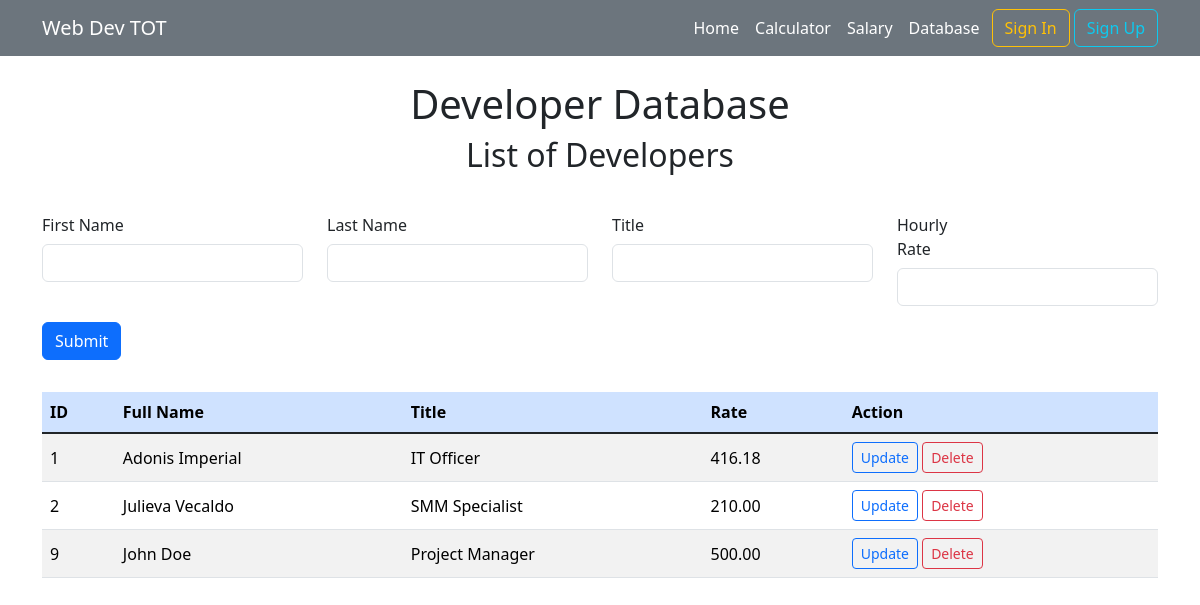
The page /developer_crud.php on the database its author committed.
### tables this page shows
CREATE TABLE `developer` (
  `developer_id` int(11) NOT NULL,
  `first_name` varchar(35) NOT NULL,
  `last_name` varchar(35) NOT NULL,
  `title` varchar(20) DEFAULT NULL,
  `hourly_rate` decimal(6,2) DEFAULT NULL
);

### classes/Developer.php (called while the page is built, shortened)
<?php
    Class Developer {
        public $conn;
        function __construct($db) {
            $this->conn = $db;
        }
        function readDeveloper() {
            $query = "SELECT * FROM developer";
            $stmt = $this->conn->prepare($query);
            $stmt->execute();
            return $stmt;
        }
    }
?>

### developer_crud.php (the view, shortened to what this page needs)
<?php
    include_once "classes/Developer.php";
    include_once "header.php";
    $database = new Database();
    $db = $database->getConnection();
    $developer = new Developer($db);
    $view_developer = $developer->readDeveloper();
?>
<div class="container mt-4">
    <div class="row justify-content-center text-center">
        <h1>Developer Database</h1>
        <h2>List of Developers</h2>
    </div>
    <div class="row mt-4">
        <form method="POST">
            <div class="mb-3 row">
                <div class="col-md-3 mb-3">
                    <label class="col-4 col-form-label">First Name</label>
                    <input type="text" class="form-control" name="first_name" required>
                </div>
                <div class="col-md-3 mb-3">
                    <label class="col-4 col-form-label">Last Name</label>
                    <input type="text" class="form-control" name="last_name" required>
                </div>
                <div class="col-md-3 mb-3">
                    <label class="col-4 col-form-label">Title</label>
                    <input type="text" class="form-control" name="title">
                </div>
                <div class="col-md-3 mb-3">
                    <label class="col-4 col-form-label">Hourly Rate</label>
                    <input type="text" class="form-control" name="hourly_rate">
                </div>
                <div class="col-auto">
                    <button type="submit" class="btn btn-primary" name="btnAdd">Submit</button>
                </div>
            </div>
        </form>
    </div>
    <div class="row justify-content-center align-items-center g-2 mt-2">
        <div class="table-responsive">
            <table class="table table-striped table-hover align-middle">
                <thead>
                    <tr class="table-primary">
                        <th>ID</th>
                        <th>Full Name</th>
                        <th>Title</th>
                        <th>Rate</th>
                        <th>Action</th>
                    </tr>
                </thead>
                <tbody class="table-group-divider">
                    <?php
                        while($row = $view_developer->fetchAll()) {
                            foreach ($row as $developer_data) {
                                echo
                                "<tr>
                                    <td>" . $developer_data["developer_id"] . "</td>
                                    <td>" . $developer_data["first_name"] . " " . $developer_data["last_name"] . "</td>
                                    <td>" . $developer_data["title"] . "</td>
                                    <td>" . $developer_data["hourly_rate"] . "</td>
                                    <td>
                                        <a href='#' type='button' class='btn btn-sm btn-outline-primary' data-bs-toggle='modal' data-bs-target='#updateDeveloper'
                                        data-id='" . $developer_data["developer_id"] . "'
                                        data-desc1='" . $developer_data["first_name"] . "'
                                        data-desc2='" . $developer_data["last_name"] . "'
                                        data-desc3='" . $developer_data["title"] . "'
                                        data-desc4='" . $developer_data["hourly_rate"] . "'>Update
                                        </a>
                                        <a href='#' type='button' class='btn btn-sm btn-outline-danger' data-bs-toggle='modal' data-bs-target='#deleteDeveloper'
                                        data-id='". $developer_data["developer_id"] ."'
                                        data-desc1='" . $developer_data["first_name"] . "'
                                        data-desc2='" . $developer_data["last_name"] . "'>Delete
                                        </a>
                                    </td>
                                </tr>";
                            }
                        }
                    ?>
                </tbody>
            </table>
        </div>
    </div>
</div>
<?php include_once "footer.php"; ?>

### header.php (shortened to what this page needs)
<!DOCTYPE html>
<html lang="en">
<head>
    <link href="https://cdn.jsdelivr.net/npm/bootstrap@5.3.2/dist/css/bootstrap.min.css" rel="stylesheet">
</head>
<body>
    <nav class="navbar navbar-expand-sm navbar-dark bg-secondary">
        <div class="container menu">
            <a class="navbar-brand" href="#">Web Dev TOT</a>
            <div class="collapse navbar-collapse" id="collapsibleNavId">
                <ul class="navbar-nav ms-auto mt-2 mt-lg-0">
                    <li class="nav-item">
                        <a class="nav-link active" href="index.php" aria-current="page">Home<span class="visually-hidden">(current)</span></a>
                    </li>
                    <li class="nav-item">
                        <a class="nav-link active" href="skill_calculator.php">Calculator</a>
                    </li>
                    <li class="nav-item">
                        <a class="nav-link active" href="salary_calculator.php">Salary</a>
                    </li>
                    <li class="nav-item">
                        <a class="nav-link active" href="developer_crud.php">Database</a>
                    </li>
                </ul>
                <span class="ms-1"><button type="button" class="btn btn-outline-warning" data-bs-toggle="modal" data-bs-target="#modalSignin">Sign In</button></span>
                <span class="ms-1"></span><button type="button" class="btn btn-outline-info" data-bs-toggle="modal" data-bs-target="#modalSignup">Sign Up</button></span>
            </div>
        </div>
    </nav>

### footer.php (shortened to what this page needs)
</body>
</html>

### rows shown on the page
developer: developer_id "9", first_name "John", last_name "Doe", title "Project Manager", hourly_rate "500.00"
developer: developer_id "1", first_name "Adonis", last_name "Imperial", title "IT Officer", hourly_rate "416.18"
developer: developer_id "2", first_name "Julieva", last_name "Vecaldo", title "SMM Specialist", hourly_rate "210.00"
